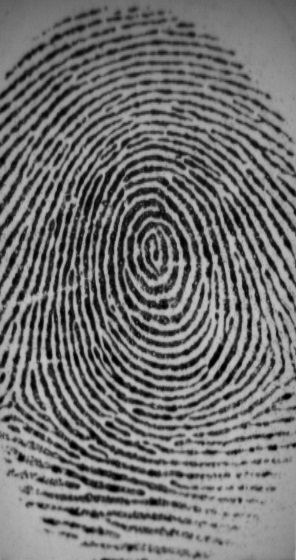
#> input picture fingerprint_recognition/registered/101.jpg, 296 x 560 px
$ python -i fpr.py   (imports and definitions only)   (older library calls are emulated)
#> lines starting #> are read from the running program, lines starting #| are printed output that depends on the picture
import cv2
import os
import sys
import numpy
import matplotlib.pyplot as plt
from enhance import image_enhance
from skimage.morphology import skeletonize, thin


# [31 lines left out: function removedot, not called in this run]


def get_descriptors(img):
    clahe = cv2.createCLAHE(clipLimit=2.0, tileGridSize=(8,8))
    img = clahe.apply(img)
    img = image_enhance.image_enhance(img)
    img = numpy.array(img, dtype=numpy.uint8)
    # Threshold
    ret, img = cv2.threshold(img, 127, 255, cv2.THRESH_BINARY_INV | cv2.THRESH_OTSU)
    # Normalize to 0 and 1 range
    img[img == 255] = 1

    #Thinning
    skeleton = skeletonize(img)
    skeleton = numpy.array(skeleton, dtype=numpy.uint8)
    skeleton = removedot(skeleton)
    # Harris corners
    harris_corners = cv2.cornerHarris(img, 3, 3, 0.04)
    harris_normalized = cv2.normalize(harris_corners, 0, 255, norm_type=cv2.NORM_MINMAX, dtype=cv2.CV_32FC1)
    threshold_harris = 125
    # Extract keypoints
    keypoints = []
    for x in range(0, harris_normalized.shape[0]):
        for y in range(0, harris_normalized.shape[1]):
            if harris_normalized[x][y] > threshold_harris:
                keypoints.append(cv2.KeyPoint(y, x, 1))
    # Define descriptor
    orb = cv2.ORB_create()
    # Compute descriptors
    _, des = orb.compute(img, keypoints)
    return (keypoints, des)


# [45 lines left out: function main, not called in this run]


# [5 lines not run here, left out]

>>> import cv2
>>> picture = cv2.imread('registered/101.jpg', cv2.IMREAD_GRAYSCALE)
#> picture is the input picture: shape (560, 296); min 0, max 199, mean 113.7
>>> result = get_descriptors(picture)
#> in get_descriptors, `img = clahe.apply(img)`:
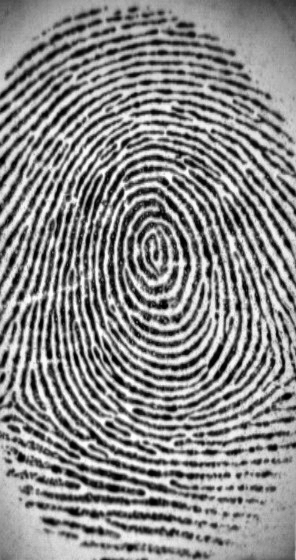
#> img: shape (560, 296); min 0, max 255, mean 137.9
#> (the run stopped early here; a loop or call above may not have finished)
